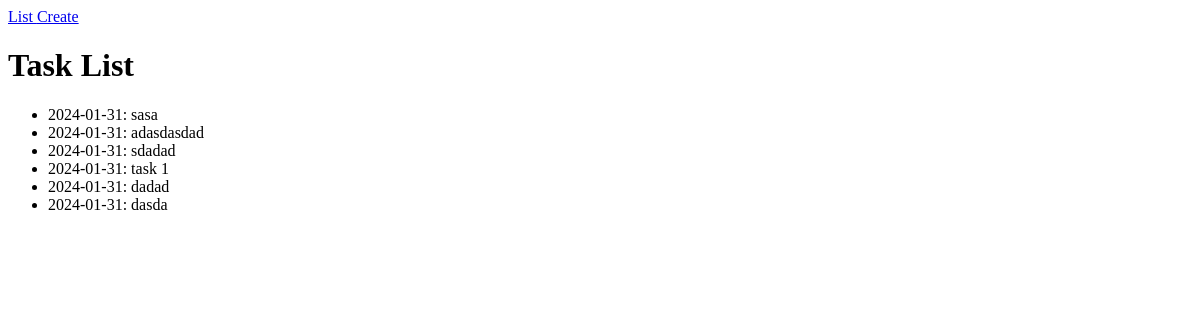
The app's page /turbo-drive/list/, older data.
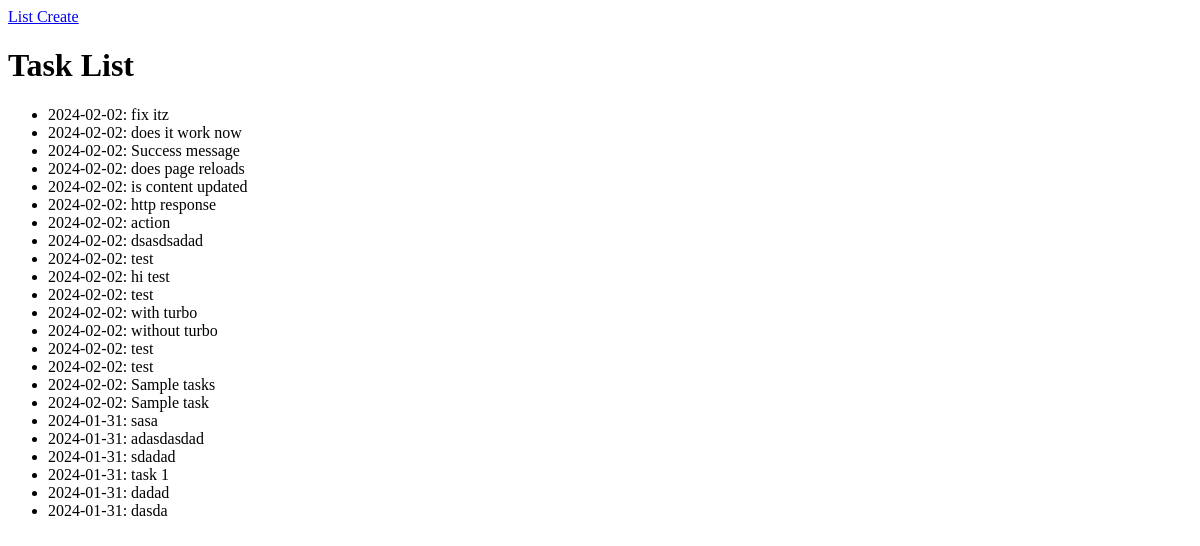
The same page, newer data.
### hotwire_django_app/tasks/models.py (models this page shows)
class Task(models.Model):
    title = models.CharField(
        max_length=250,
        validators=[MinLengthValidator(limit_value=3)]
    )
    due_date = models.DateField(default=timezone.now)

### hotwire_django_app/turbo_drive/views.py (the view)
# urls.py: path('list/', list_view, name='task-list'),
def list_view(request):
    object_list = Task.objects.all().order_by('-pk')
    context = {
        "object_list": object_list,
    }
    return render(request, 'turbo_drive/list.html', context)

### hotwire_django_app/templates/turbo_drive/list.html
{% extends "turbo_drive/base.html" %}
{% block content %}
  <div class="w-full max-w-7xl mx-auto px-4">
    <h1 class="text-4xl sm:text-6xl lg:text-7xl mb-6">Task List</h1>
    <div class="md:w-2/3 bg-white rounded-lg border mb-4">
      <ul class="divide-y-2 divide-gray-100" id="task-list-ul">
        {% for instance in object_list %}
          <li class="p-3 flex items-center">
            {{ instance.due_date|date:"Y-m-d" }}: {{ instance.title }}
          </li>
        {% endfor %}
      </ul>
    </div>
  </div>
{% endblock %}

### hotwire_django_app/templates/turbo_drive/base.html (shortened to what this page needs)
{% load webpack_loader static %}
<!DOCTYPE html>
<html>
<head>
</head>
<body>
{% include 'turbo_drive/navbar.html' %}
{% block content %}
{% endblock content %}
</body>
</html>

### hotwire_django_app/templates/turbo_drive/navbar.html
<nav class="flex items-center justify-between flex-wrap bg-teal-500 p-6 mb-4">
  <div class="w-full">
    <a href="{% url 'turbo-drive:task-list' %}" class="inline-block mt-0 text-teal-200 hover:text-white mr-4">
      List
    </a>
    <a href="{% url 'turbo-drive:task-create' %}" class="inline-block mt-0 text-teal-200 hover:text-white mr-4">
      Create
    </a>
  </div>
</nav>

Row changes from the older to the newer data that the page shows:
added Task: due_date "2024-02-02", title "fix itz"
added Task: due_date "2024-02-02", title "does it work now"
added Task: due_date "2024-02-02", title "Success message"
added Task: due_date "2024-02-02", title "does page reloads"
added Task: due_date "2024-02-02", title "is content updated"
added Task: due_date "2024-02-02", title "http response"
added Task: due_date "2024-02-02", title "action"
added Task: due_date "2024-02-02", title "dsasdsadad"
added Task: due_date "2024-02-02", title "test"
added Task: due_date "2024-02-02", title "hi test"
added Task: due_date "2024-02-02", title "test"
added Task: due_date "2024-02-02", title "with turbo"
added Task: due_date "2024-02-02", title "without turbo"
added Task: due_date "2024-02-02", title "test"
added Task: due_date "2024-02-02", title "test"
added Task: due_date "2024-02-02", title "Sample tasks"
added Task: due_date "2024-02-02", title "Sample task"
